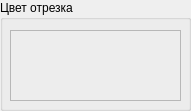
    <widget class="QGroupBox" name="groupBox_2">
     <property name="geometry">
      <rect>
       <x>20</x>
       <y>160</y>
       <width>191</width>
       <height>111</height>
      </rect>
     </property>
     <property name="title">
      <string>Цвет отрезка</string>
     </property>
     <widget class="QScrollArea" name="scrollArea">
      <property name="geometry">
       <rect>
        <x>20</x>
        <y>30</y>
        <width>161</width>
        <height>61</height>
       </rect>
      </property>
      <property name="styleSheet">
       <string notr="true">border-color: rgb(250, 250, 250);
gridline-color: rgb(223, 223, 223);</string>
      </property>
      <property name="widgetResizable">
       <bool>true</bool>
      </property>
      <widget class="QWidget" name="scrollAreaWidgetContents">
       <property name="geometry">
        <rect>
         <x>0</x>
         <y>0</y>
         <width>159</width>
         <height>59</height>
        </rect>
       </property>
      </widget>
     </widget>
     <widget class="QListWidget" name="listWidget">
      <property name="geometry">
       <rect>
        <x>10</x>
        <y>30</y>
        <width>171</width>
        <height>71</height>
       </rect>
      </property>
      <property name="palette">
       <palette>
        <active>
         <colorrole role="WindowText">
          <brush brushstyle="SolidPattern">
           <color alpha="255">
            <red>0</red>
            <green>0</green>
            <blue>0</blue>
           </color>
          </brush>
         </colorrole>
         <colorrole role="Button">
          <brush brushstyle="SolidPattern">
           <color alpha="255">
            <red>237</red>
            <green>237</green>
            <blue>237</blue>
           </color>
          </brush>
         </colorrole>
         <colorrole role="Light">
          <brush brushstyle="SolidPattern">
           <color alpha="255">
            <red>91</red>
            <green>91</green>
            <blue>91</blue>
           </color>
          </brush>
         </colorrole>
         <colorrole role="Midlight">
          <brush brushstyle="SolidPattern">
           <color alpha="255">
            <red>227</red>
            <green>227</green>
            <blue>227</blue>
           </color>
          </brush>
         </colorrole>
         <colorrole role="Dark">
          <brush brushstyle="SolidPattern">
           <color alpha="255">
            <red>160</red>
            <green>160</green>
            <blue>160</blue>
           </color>
          </brush>
         </colorrole>
         <colorrole role="Mid">
          <brush brushstyle="SolidPattern">
           <color alpha="255">
            <red>160</red>
            <green>160</green>
            <blue>160</blue>
           </color>
          </brush>
         </colorrole>
         <colorrole role="Text">
          <brush brushstyle="SolidPattern">
           <color alpha="255">
            <red>0</red>
            <green>0</green>
            <blue>0</blue>
           </color>
          </brush>
         </colorrole>
         <colorrole role="BrightText">
          <brush brushstyle="SolidPattern">
           <color alpha="255">
            <red>255</red>
            <green>255</green>
            <blue>255</blue>
           </color>
          </brush>
         </colorrole>
         <colorrole role="ButtonText">
          <brush brushstyle="SolidPattern">
           <color alpha="255">
            <red>0</red>
            <green>0</green>
            <blue>0</blue>
           </color>
          </brush>
         </colorrole>
         <colorrole role="Base">
          <brush brushstyle="SolidPattern">
           <color alpha="255">
            <red>237</red>
            <green>237</green>
            <blue>237</blue>
           </color>
          </brush>
         </colorrole>
         <colorrole role="Window">
          <brush brushstyle="SolidPattern">
           <color alpha="255">
            <red>237</red>
            <green>237</green>
            <blue>237</blue>
           </color>
          </brush>
         </colorrole>
         <colorrole role="Shadow">
          <brush brushstyle="SolidPattern">
           <color alpha="255">
            <red>105</red>
            <green>105</green>
            <blue>105</blue>
           </color>
          </brush>
         </colorrole>
         <colorrole role="Highlight">
          <brush brushstyle="SolidPattern">
           <color alpha="255">
            <red>233</red>
            <green>124</green>
            <blue>255</blue>
           </color>
          </brush>
         </colorrole>
         <colorrole role="HighlightedText">
          <brush brushstyle="SolidPattern">
           <color alpha="255">
            <red>255</red>
            <green>190</green>
            <blue>204</blue>
           </color>
          </brush>
         </colorrole>
         <colorrole role="Link">
          <brush brushstyle="SolidPattern">
           <color alpha="255">
            <red>0</red>
            <green>0</green>
            <blue>255</blue>
           </color>
          </brush>
         </colorrole>
         <colorrole role="LinkVisited">
          <brush brushstyle="SolidPattern">
           <color alpha="255">
            <red>255</red>
            <green>0</green>
            <blue>255</blue>
           </color>
          </brush>
         </colorrole>
         <colorrole role="AlternateBase">
          <brush brushstyle="SolidPattern">
           <color alpha="255">
            <red>233</red>
            <green>231</green>
            <blue>227</blue>
           </color>
          </brush>
         </colorrole>
         <colorrole role="NoRole">
          <brush brushstyle="SolidPattern">
           <color alpha="255">
            <red>0</red>
            <green>0</green>
            <blue>0</blue>
           </color>
          </brush>
         </colorrole>
         <colorrole role="ToolTipBase">
          <brush brushstyle="SolidPattern">
           <color alpha="255">
            <red>255</red>
            <green>255</green>
            <blue>220</blue>
           </color>
          </brush>
         </colorrole>
         <colorrole role="ToolTipText">
          <brush brushstyle="SolidPattern">
           <color alpha="255">
            <red>0</red>
            <green>0</green>
            <blue>0</blue>
           </color>
          </brush>
         </colorrole>
         <colorrole role="PlaceholderText">
          <brush brushstyle="SolidPattern">
           <color alpha="128">
            <red>0</red>
            <green>0</green>
            <blue>0</blue>
           </color>
          </brush>
         </colorrole>
        </active>
        <inactive>
         <colorrole role="WindowText">
          <brush brushstyle="SolidPattern">
           <color alpha="255">
            <red>0</red>
            <green>0</green>
            <blue>0</blue>
           </color>
          </brush>
         </colorrole>
         <colorrole role="Button">
          <brush brushstyle="SolidPattern">
           <color alpha="255">
            <red>237</red>
            <green>237</green>
            <blue>237</blue>
           </color>
          </brush>
         </colorrole>
         <colorrole role="Light">
          <brush brushstyle="SolidPattern">
           <color alpha="255">
            <red>255</red>
            <green>255</green>
            <blue>255</blue>
           </color>
          </brush>
         </colorrole>
         <colorrole role="Midlight">
          <brush brushstyle="SolidPattern">
           <color alpha="255">
            <red>227</red>
            <green>227</green>
            <blue>227</blue>
           </color>
          </brush>
         </colorrole>
         <colorrole role="Dark">
          <brush brushstyle="SolidPattern">
           <color alpha="255">
            <red>160</red>
            <green>160</green>
            <blue>160</blue>
           </color>
          </brush>
         </colorrole>
         <colorrole role="Mid">
          <brush brushstyle="SolidPattern">
           <color alpha="255">
            <red>160</red>
            <green>160</green>
            <blue>160</blue>
           </color>
          </brush>
         </colorrole>
         <colorrole role="Text">
          <brush brushstyle="SolidPattern">
           <color alpha="255">
            <red>0</red>
            <green>0</green>
            <blue>0</blue>
           </color>
          </brush>
         </colorrole>
         <colorrole role="BrightText">
          <brush brushstyle="SolidPattern">
           <color alpha="255">
            <red>255</red>
            <green>255</green>
            <blue>255</blue>
           </color>
          </brush>
         </colorrole>
         <colorrole role="ButtonText">
          <brush brushstyle="SolidPattern">
           <color alpha="255">
            <red>0</red>
            <green>0</green>
            <blue>0</blue>
           </color>
          </brush>
         </colorrole>
         <colorrole role="Base">
          <brush brushstyle="SolidPattern">
           <color alpha="255">
            <red>237</red>
            <green>237</green>
            <blue>237</blue>
           </color>
          </brush>
         </colorrole>
         <colorrole role="Window">
          <brush brushstyle="SolidPattern">
           <color alpha="255">
            <red>237</red>
            <green>237</green>
            <blue>237</blue>
           </color>
          </brush>
         </colorrole>
         <colorrole role="Shadow">
          <brush brushstyle="SolidPattern">
           <color alpha="255">
            <red>105</red>
            <green>105</green>
            <blue>105</blue>
           </color>
          </brush>
         </colorrole>
         <colorrole role="Highlight">
          <brush brushstyle="SolidPattern">
           <color alpha="255">
            <red>233</red>
            <green>124</green>
            <blue>255</blue>
           </color>
          </brush>
         </colorrole>
         <colorrole role="HighlightedText">
          <brush brushstyle="SolidPattern">
           <color alpha="255">
            <red>255</red>
            <green>190</green>
            <blue>204</blue>
           </color>
          </brush>
         </colorrole>
         <colorrole role="Link">
          <brush brushstyle="SolidPattern">
           <color alpha="255">
            <red>0</red>
            <green>0</green>
            <blue>255</blue>
           </color>
          </brush>
         </colorrole>
         <colorrole role="LinkVisited">
          <brush brushstyle="SolidPattern">
           <color alpha="255">
            <red>255</red>
            <green>0</green>
            <blue>255</blue>
           </color>
          </brush>
         </colorrole>
         <colorrole role="AlternateBase">
          <brush brushstyle="SolidPattern">
           <color alpha="255">
            <red>233</red>
            <green>231</green>
            <blue>227</blue>
           </color>
          </brush>
         </colorrole>
         <colorrole role="NoRole">
          <brush brushstyle="NoBrush">
           <color alpha="255">
            <red>0</red>
            <green>0</green>
            <blue>0</blue>
           </color>
          </brush>
         </colorrole>
         <colorrole role="ToolTipBase">
          <brush brushstyle="SolidPattern">
           <color alpha="255">
            <red>255</red>
            <green>255</green>
            <blue>220</blue>
           </color>
          </brush>
         </colorrole>
         <colorrole role="ToolTipText">
          <brush brushstyle="SolidPattern">
           <color alpha="255">
            <red>0</red>
            <green>0</green>
            <blue>0</blue>
           </color>
          </brush>
         </colorrole>
         <colorrole role="PlaceholderText">
          <brush brushstyle="SolidPattern">
           <color alpha="128">
            <red>0</red>
            <green>0</green>
            <blue>0</blue>
           </color>
          </brush>
         </colorrole>
        </inactive>
        <disabled>
         <colorrole role="WindowText">
          <brush brushstyle="SolidPattern">
           <color alpha="255">
            <red>120</red>
            <green>120</green>
            <blue>120</blue>
           </color>
          </brush>
         </colorrole>
         <colorrole role="Button">
          <brush brushstyle="SolidPattern">
           <color alpha="255">
            <red>237</red>
            <green>237</green>
            <blue>237</blue>
           </color>
          </brush>
         </colorrole>
         <colorrole role="Light">
          <brush brushstyle="SolidPattern">
           <color alpha="255">
            <red>91</red>
            <green>91</green>
            <blue>91</blue>
           </color>
          </brush>
         </colorrole>
         <colorrole role="Midlight">
          <brush brushstyle="SolidPattern">
           <color alpha="255">
            <red>247</red>
            <green>247</green>
            <blue>247</blue>
           </color>
          </brush>
         </colorrole>
         <colorrole role="Dark">
          <brush brushstyle="SolidPattern">
           <color alpha="255">
            <red>160</red>
            <green>160</green>
            <blue>160</blue>
           </color>
          </brush>
         </colorrole>
         <colorrole role="Mid">
          <brush brushstyle="SolidPattern">
           <color alpha="255">
            <red>160</red>
            <green>160</green>
            <blue>160</blue>
           </color>
          </brush>
         </colorrole>
         <colorrole role="Text">
          <brush brushstyle="SolidPattern">
           <color alpha="255">
            <red>120</red>
            <green>120</green>
            <blue>120</blue>
           </color>
          </brush>
         </colorrole>
         <colorrole role="BrightText">
          <brush brushstyle="SolidPattern">
           <color alpha="255">
            <red>255</red>
            <green>255</green>
            <blue>255</blue>
           </color>
          </brush>
         </colorrole>
         <colorrole role="ButtonText">
          <brush brushstyle="SolidPattern">
           <color alpha="255">
            <red>120</red>
            <green>120</green>
            <blue>120</blue>
           </color>
          </brush>
         </colorrole>
         <colorrole role="Base">
          <brush brushstyle="SolidPattern">
           <color alpha="255">
            <red>237</red>
            <green>237</green>
            <blue>237</blue>
           </color>
          </brush>
         </colorrole>
         <colorrole role="Window">
          <brush brushstyle="SolidPattern">
           <color alpha="255">
            <red>237</red>
            <green>237</green>
            <blue>237</blue>
           </color>
          </brush>
         </colorrole>
         <colorrole role="Shadow">
          <brush brushstyle="SolidPattern">
           <color alpha="255">
            <red>0</red>
            <green>0</green>
            <blue>0</blue>
           </color>
          </brush>
         </colorrole>
         <colorrole role="Highlight">
          <brush brushstyle="SolidPattern">
           <color alpha="255">
            <red>233</red>
            <green>124</green>
            <blue>255</blue>
           </color>
          </brush>
         </colorrole>
         <colorrole role="HighlightedText">
          <brush brushstyle="SolidPattern">
           <color alpha="255">
            <red>255</red>
            <green>190</green>
            <blue>204</blue>
           </color>
          </brush>
         </colorrole>
         <colorrole role="Link">
          <brush brushstyle="SolidPattern">
           <color alpha="255">
            <red>0</red>
            <green>0</green>
            <blue>255</blue>
           </color>
          </brush>
         </colorrole>
         <colorrole role="LinkVisited">
          <brush brushstyle="SolidPattern">
           <color alpha="255">
            <red>255</red>
            <green>0</green>
            <blue>255</blue>
           </color>
          </brush>
         </colorrole>
         <colorrole role="AlternateBase">
          <brush brushstyle="SolidPattern">
           <color alpha="255">
            <red>247</red>
            <green>247</green>
            <blue>247</blue>
           </color>
          </brush>
         </colorrole>
         <colorrole role="NoRole">
          <brush brushstyle="NoBrush">
           <color alpha="255">
            <red>0</red>
            <green>0</green>
            <blue>0</blue>
           </color>
          </brush>
         </colorrole>
         <colorrole role="ToolTipBase">
          <brush brushstyle="SolidPattern">
           <color alpha="255">
            <red>255</red>
            <green>255</green>
            <blue>220</blue>
           </color>
          </brush>
         </colorrole>
         <colorrole role="ToolTipText">
          <brush brushstyle="SolidPattern">
           <color alpha="255">
            <red>0</red>
            <green>0</green>
            <blue>0</blue>
           </color>
          </brush>
         </colorrole>
         <colorrole role="PlaceholderText">
          <brush brushstyle="SolidPattern">
           <color alpha="128">
            <red>0</red>
            <green>0</green>
            <blue>0</blue>
           </color>
          </brush>
         </colorrole>
        </disabled>
       </palette>
      </property>
      <property name="styleSheet">
       <string notr="true">background-color: rgb(237, 237, 237);
selection-color: rgb(255, 190, 204);
selection-background-color: rgb(233, 124, 255);</string>
      </property>
     </widget>
    </widget>
